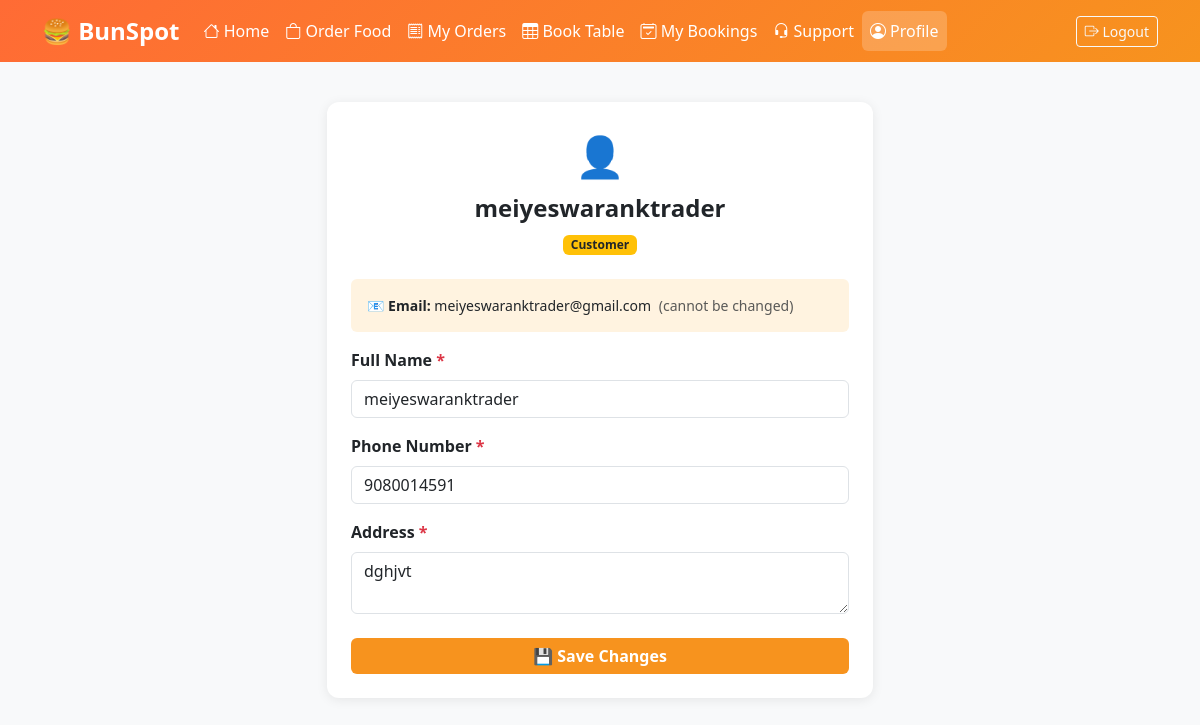
Screenshot of /profile (signed in) with the database file from the repository.
### tables this page shows
CREATE TABLE users (
    id INTEGER PRIMARY KEY AUTOINCREMENT,
    name TEXT NOT NULL,
    email TEXT UNIQUE NOT NULL,
    password TEXT NOT NULL,
    phone TEXT,
    address TEXT,
    role TEXT DEFAULT 'customer'
);

### app.py (the view, shortened to what this page needs)
@app.route('/profile', methods=['GET', 'POST'])
def profile():
    if not session.get('customer_id'):
        return redirect(url_for('login'))
    db = get_db()
    user = db.execute('SELECT * FROM users WHERE id=?', (session['customer_id'],)).fetchone()
    db.close()
    return render_template('profile.html', user=user, page_role='customer')

### app.py (called while the page is built)
def get_db():
    conn = sqlite3.connect(DB_PATH)
    conn.row_factory = sqlite3.Row
    return conn

### templates/profile.html (shortened to what this page needs)
{% extends 'base.html' %}
{% block content %}
<div class="container py-4">
  <div class="row justify-content-center">
    <div class="col-md-6">
      <div class="card p-4">
        <div class="text-center mb-4">
          <div class="fs-1">👤</div>
          <h4 class="fw-bold mt-2">{{ user['name'] }}</h4>
          <span class="badge bg-warning text-dark">Customer</span>
        </div>
        <div class="mb-3 p-3 rounded" style="background:#fff3e0">
          <div class="row g-2 small">
            <div class="col-12">
              <strong>📧 Email:</strong> {{ user['email'] }}
              <span class="text-muted ms-1">(cannot be changed)</span>
            </div>
          </div>
        </div>
        <form method="POST">
          <div class="mb-3">
            <label class="form-label fw-semibold">Full Name <span class="text-danger">*</span></label>
            <input type="text" name="name" class="form-control" required value="{{ user['name'] }}">
          </div>
          <div class="mb-3">
            <label class="form-label fw-semibold">Phone Number <span class="text-danger">*</span></label>
            <input type="tel" name="phone" class="form-control" required value="{{ user['phone'] or '' }}" placeholder="10-digit number">
          </div>
          <div class="mb-4">
            <label class="form-label fw-semibold">Address <span class="text-danger">*</span></label>
            <textarea name="address" class="form-control" required rows="2" placeholder="Your full address">{{ user['address'] or '' }}</textarea>
          </div>
          <button type="submit" class="btn btn-orange w-100 fw-bold">
            💾 Save Changes
          </button>
        </form>
      </div>
    </div>
  </div>
</div>
{% endblock %}

### templates/base.html (style rules this page uses)
body { background: #f8f9fa; font-family: 'Segoe UI', sans-serif; }
.card { border: none; border-radius: 12px; box-shadow: 0 2px 12px rgba(0,0,0,0.08); }
.btn-orange { background: #f7931e; color: #fff; border: none; }

### rows the page displays
users: name "meiyeswaranktrader", email "meiyeswaranktrader@gmail.com", phone "9080014591", address "dghjvt"
